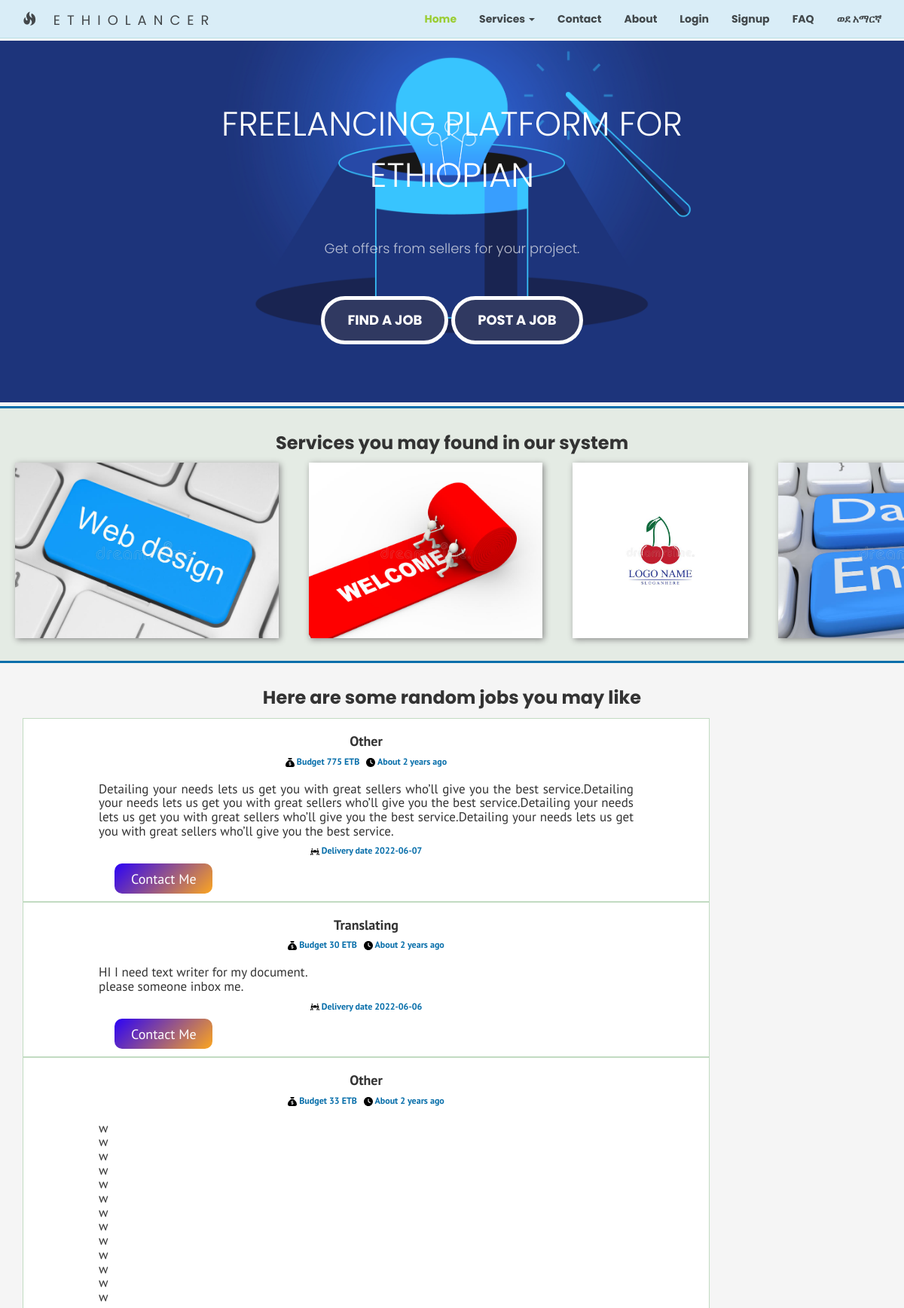
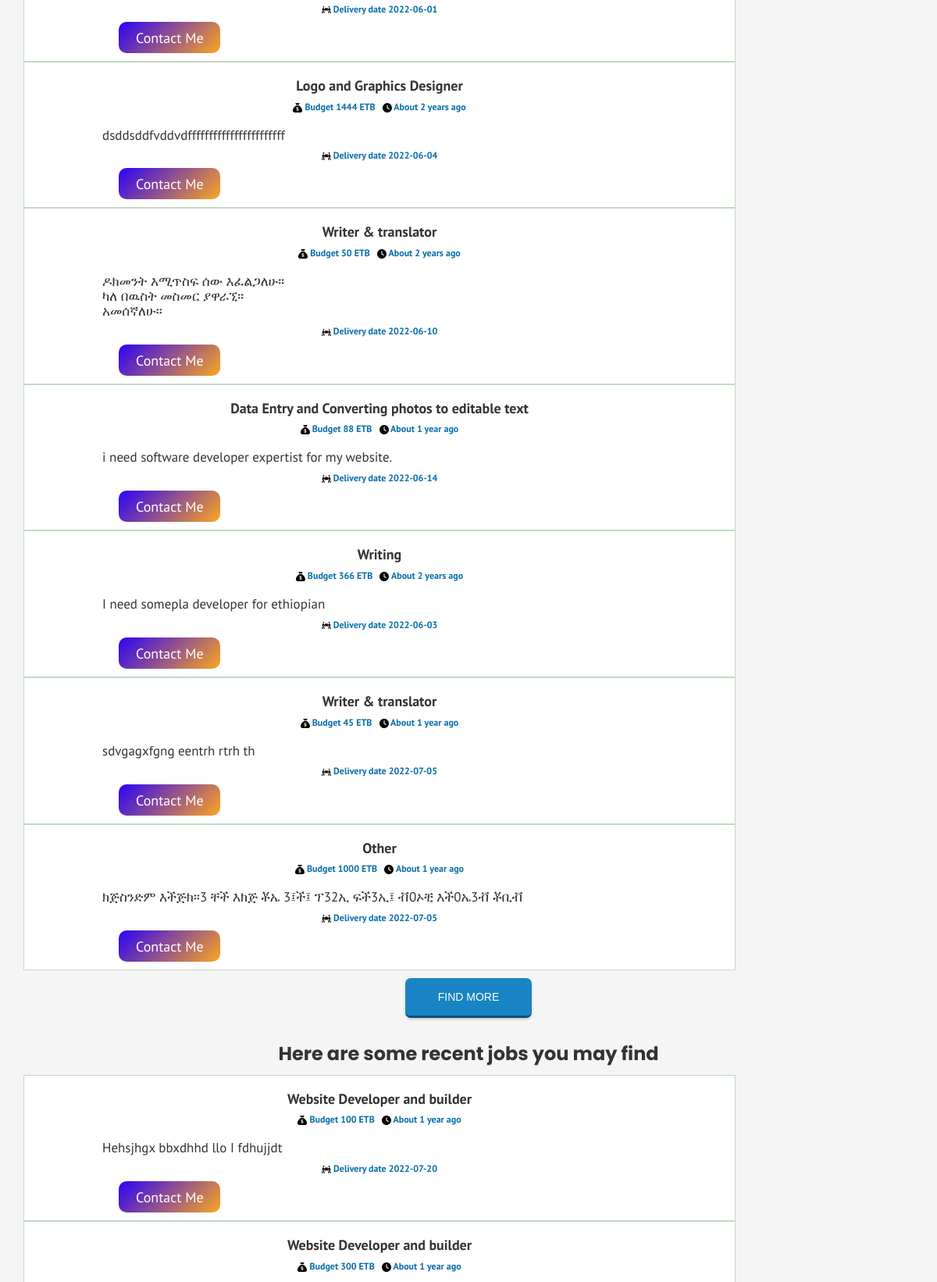
/Homepage/index.php (upper part), run on the app's committed database (2 pictures, top to bottom).
### tables this page shows
CREATE TABLE `jobs` (
  `jobID` int(11) NOT NULL,
  `jobPosterEmail` mediumtext NOT NULL,
  `jobDescription` longtext NOT NULL,
  `jobCategory` mediumtext NOT NULL,
  `jobDeadline` date NOT NULL,
  `jobBudget` int(11) NOT NULL,
  `timeAgo` int(11) NOT NULL,
  `jobShow` int(11) NOT NULL,
  `jobOwnerID` int(11) NOT NULL
);

### Homepage/index.php (the view, shortened to what this page needs)
<?php
include('../../Default pages/My Account/dbConfig.php');
 ?>
<!DOCTYPE html>
<html lang="en">
<head>
    <link href="../afterLogin/css/bootstrap.min.css" rel="stylesheet">
    <link rel="stylesheet" type="text/css" href="../afterLogin/css/afterLoginHomepage.css">
    <link href="../afterLogin/css/custom.css" rel="stylesheet">
    <link rel="stylesheet" type="text/css" href="../afterLogin/css/ImageSlider.css">
</head>
<body>
    <nav id="siteNav" class="navbar navbar-default navbar-fixed-top" role="navigation">
        <div class="container">
            <div class="navbar-header">
                <a class="navbar-brand" href="index.php">
                    <span class="glyphicon glyphicon-fire"></span>
                    ETHIOLANCER
                </a>
            </div>
            <div class="collapse navbar-collapse" id="navbar">
                <ul  class="nav navbar-nav navbar-right">
                    <li class="active">
                        <a href="Ethiolance">Home</a>
                    </li>
                    <li>
                        <a href="Services.php" class="dropdown-toggle" data-toggle="dropdown" role="button" aria-haspopup="true" aria-expanded="false">Services <span class="caret"></span></a>
                    </li>
                    <li >
                        <a href="Contact-us">Contact</a>
                    </li>
                    <li >
                        <a href="About-us">About</a>
                    </li>
                    <li>
                        <a href="../../Default pages/Login and Signup Form with Email Verification - PHP/login-user.php">Login</a>
                    </li>
                    <li>
                        <a href="../../Default pages/Login and Signup Form with Email Verification - PHP/signup-user.php">Signup</a>
                    </li>
                    <li>
                        <a href="Frequently-asked-questions">FAQ</a>
                    </li>
                    <li><a href="../../Default pagesAM/Homepage/index.php">ወደ አማርኛ</a></li>
                </ul>
            </div>
        </div>
    </nav>
    <header>
        <div class="header-content">
            <div class="header-content-inner">
                <p style="font-size: 45px; color:white;">FREELANCING PLATFORM FOR ETHIOPIAN</p>
                <p>Get offers from sellers for your project.</p>
                <a href="../afterLogin/RecentJobs.php" class="btn btn-primary btn-lg">FIND A JOB</a>
                <a href="../afterLogin/jobRequest.php" class="btn btn-primary btn-lg">POST A JOB</a>
            </div>
        </div>
    </header>
    <div class="wrapperHulieSira">
        <h3 class="JobListsHompageText">Services you may found in our system</h3>
        <div class="photobannerHulieSira">
            <img src="../afterLogin/images/1.jpg" alt="" />
            <img src="../afterLogin/images/2.jpg" alt="" />
            <img src="../afterLogin/images/3.jpg" alt="" />
            <img src="../afterLogin/images/4.jpg" alt="" />
        </div>
    </div>
<div>
    <h3 class="JobListsHompageText">Here are some random jobs you may like</h3>
</div>
    <div class="container ">
     <div class="jobsNewPanel ">
     <?php
             $jobShow=0;
             $sql = "SELECT * FROM jobs where jobShow ='$jobShow' order by rand() limit 9";
             $result = mysqli_query($con, $sql);
             if (mysqli_num_rows($result)>0) {
               while($row = mysqli_fetch_assoc($result)) {
                         ?>
    <div class="jobsNewSummary ">
            <table width="100%">
              <tr  style="vertical-align: top;">
                <td >
                <div class="itemUpper">
                    <h3 class="CategoryOfJobs"><?php echo $row['jobCategory']; ?></h4>
                    <h5 class="priceAndTime"> <img style="color:red;width: 12px; height: 12px;" src="images/sack-dollar-solid.svg" alt=""/> <?php echo "Budget ".$row['jobBudget']." ETB "?>  &nbsp;</em>
                        <span>
                            <img style="color:red;width: 12px; height: 12 px;" src="images/clock-solid.svg" alt="">
                            <?php echo get_time_ago($row["timeAgo"]); ?>
                       </span>
                    </h5>
                    <h2 class="h2Find"><?php echo nl2br($row['jobDescription']); ?></h2>
                    <h5 class="priceAndTime"><img style="color:red;width: 12px; height: 12 px;" src="images/people-carry-box-solid.svg" alt=""> <?php echo "Delivery date ".$row['jobDeadline']; ?> </h5>
                </div>
                </td>
                </tr>
                  <tr  style="vertical-align: top;">
                    <td>
                        <div class="buttonDiv">
                            <?php
                              echo '<a class="custom-btn buttonContactHomepage" target="_blank" href="..\..\Default pages\chatting\chatBot.php?ea0662459db42c7104766103f0d6b675='.$row["jobOwnerID"].'">'."Contact Me".'</a>';
                             ?>
                       </div>
                    </td>
                  </tr>
            </table>
        </div>
        <?php
            }
         }
        ?>
        </div>
        </div>
                        <div class="findMoreJobs">
                          <a class="findMoreJobsLink" href="../../Default pages/afterLogin/RandomJobs.php">Find more</a>
                        </div>
<div>
    <h3 class="JobListsHompageText">Here are some recent jobs you may find</h3>
</div>
    <div class="container ">
     <div class="jobsNewPanel ">
     <?php
             $jobShow=0;
             $sql = "SELECT * FROM jobs where jobShow ='$jobShow' ORDER BY timeAgo desc limit 9";
             $result = mysqli_query($con, $sql);
             if (mysqli_num_rows($result)>0) {
               while($row = mysqli_fetch_assoc($result)) {
                         ?>
    <div class="jobsNewSummary ">
            <table width="100%">
              <tr  style="vertical-align: top;">
                <td >
                <div class="itemUpper">
                    <h3 class="CategoryOfJobs"><?php echo $row['jobCategory']; ?></h4>
                    <h5 class="priceAndTime"> <img style="color:red;width: 12px; height: 12px;" src="images/sack-dollar-solid.svg" alt=""/> <?php echo "Budget ".$row['jobBudget']." ETB "?>  &nbsp;</em>
                        <span>
                            <img style="color:red;width: 12px; height: 12 px;" src="images/clock-solid.svg" alt="">
                            <?php echo get_time_ago($row["timeAgo"]); ?>
                       </span>
                    </h5>
                    <h2 class="h2Find"><?php echo nl2br($row['jobDescription']); ?></h2>
                    <h5 class="priceAndTime"><img style="color:red;width: 12px; height: 12 px;" src="images/people-carry-box-solid.svg" alt=""> <?php echo "Delivery date ".$row['jobDeadline']; ?> </h5>
                </div>
                </td>
                </tr>
                  <tr  style="vertical-align: top;">
                    <td>
                        <div class="buttonDiv">
                            <?php
                              echo '<a class="custom-btn buttonContactHomepage"  href="..\..\Default pages\chatting\chatBot.php?ea0662459db42c7104766103f0d6b675='.$row["jobOwnerID"].'">'."Contact Me".'</a>';
                             ?>
                       </div>
                    </td>
                  </tr>
            </table>
        </div>
        <?php
            }
         }
        ?>
                        </div>
    </div>
<link rel="stylesheet" type="text/css" href="../../Default pages/imported/loader.css">
    <link rel="stylesheet" type="text/css" href="../../Default pages/imported/footer.css">
</body>
</html>
<?php
 function get_time_ago( $time )
{
    $time_difference = time() - $time;
    $condition = array( 12 * 30 * 24 * 60 * 60 =>  'year',
                        30 * 24 * 60 * 60       =>  'month',
                        24 * 60 * 60            =>  'day',
                        60 * 60                 =>  'hour',
                        60                      =>  'minute',
                        1                       =>  'second'
            );
    foreach( $condition as $secs => $str )
    {
        $d = $time_difference / $secs;
        if( $d >= 1 )
        {
            $t = round( $d );
         return 'About ' . $t . ' ' . $str . ( $t > 1 ? 's' : '' ) . ' ago';        }
    }
}
?>

### afterLogin/css/afterLoginHomepage.css (style rules this page uses)
body { background-color: #f5f5f5; scroll-behavior: smooth; }
.wrapperHulieSira { width: 100%; overflow: hidden; justify-content: center; text-align: center; background-color: rgb(228 235 228); border-top: 3px solid #076eaa; border-bottom: 3px solid #076eaa; margin-top: 5px; }
.photobannerHulieSira { position: relative; height: 233px; margin-bottom: 30px; display: flex; width: 100%; }
.photobannerHulieSira img { margin: 0px 20px; box-shadow: 2px 2px 8px #8a8a8a; }
.photobannerHulieSira { animation: bannerMoveHulieSira 50s linear infinite alternate-reverse; }
.jobsNewSummary { width:80%; background-color: #fff; padding: 0px 100px 10px 100px; height: auto; border: 1px solid rgb(194 219 194); border-radius: 1px thin; font-family: 'PT Sans', sans-serif; }
.itemUpper { width: 100%; }
.buttonDiv { text-align: center; justify-content: center; }
.custom-btn { justify-content: center; transition: 1s; background: linear-gradient(315deg, #fca61f 0%, #2b02f7 100%); font-size: large; display: block; color: white; outline: none; border: none; border-radius: 10px; padding: 10px 20px 10px 20px; margin-left: 3%; width: fit-content; }
.buttonContactHomepage { width: 130px; height: 40px; transition: 1s; line-height: 42px; text-decoration: none; padding: 0; border: none; }
.priceAndTime { font-weight: bold; font-size: 12px; text-align: center; color: #076eaa; }
.h2Find { font-size: 17px; display: block; text-align: justify; text-justify: inter-word; }
.CategoryOfJobs { text-align: center; font-size: 18px; font-weight: 700; }
.JobListsHompageText { text-align: center; font-weight: bold; font-size: 27; padding: 3px; margin-top: 30px; }
div.findMoreJobs { text-align: center; margin: 10px auto 0; }
.findMoreJobsLink { display: inline-block; background-color: #1984c3; color: #fff; font-size: 1em; font-family: sans-serif; padding: 1em 3em; text-decoration: none; text-transform: uppercase; border-radius: 0.5em; border-bottom: 0.25em solid #0f5177; -moz-transition: 0.5s; -webkit-transition:0.5s; transition: 0.5s; box-shadow: 0 2px 3px #ccc; position: relative; }

### imported/footer.css (style rules this page uses)
body { font-family: "Poppins", sans-serif; }

### data on the page
jobs: jobCategory "Other", jobBudget "775", timeAgo "About 2 years ago", jobDescription "Detailing your needs lets us get you with great sellers who’ll give you the best service.Detailing your needs lets us get you with great sellers who’ll give you the best service.Detailing your needs lets us get you with great sellers who’ll give you the best service.Detailing your needs lets us get you with great sellers who’ll give you the best service.", jobDeadline "2022-06-07"
jobs: jobCategory "Translating", jobBudget "30", timeAgo "About 2 years ago", jobDescription "HI I need text writer for my document. please someone inbox me.", jobDeadline "2022-06-06"
jobs: jobCategory "Other", jobBudget "33", timeAgo "About 2 years ago", jobDescription "w w w w w w w w w w w w w", jobDeadline "2022-06-01"
jobs: jobCategory "Logo and Graphics Designer", jobBudget "1444", timeAgo "About 2 years ago", jobDescription "dsddsddfvddvdfffffffffffffffffffffff", jobDeadline "2022-06-04"
jobs: jobCategory "Writer & translator", jobBudget "50", timeAgo "About 2 years ago", jobDescription "ዶክመንት እሚጥስፍ ሰው እፈልጋለሁ። ካለ በዉስት መስመር ያዋራኚ። አመሰኛለሁ።", jobDeadline "2022-06-10"
jobs: jobCategory "Data Entry and Converting photos to editable text", jobBudget "88", timeAgo "About 1 year ago", jobDescription "i need software developer expertist for my website.", jobDeadline "2022-06-14"
jobs: jobCategory "Writing", jobBudget "366", timeAgo "About 2 years ago", jobDescription "I need somepla developer for ethiopian", jobDeadline "2022-06-03"
jobs: jobCategory "Writer & translator", jobBudget "45", timeAgo "About 1 year ago", jobDescription "sdvgagxfgng eentrh rtrh th", jobDeadline "2022-07-05"
jobs: jobCategory "Other", jobBudget "1000", timeAgo "About 1 year ago", jobDescription "ክጅስንድም እችጅክ።3 ቸች እክጅ ቾኤ 3፤ች፤ ፕ32ኢ ፍች3ኢ፤ ቭ0ኦቺ እች0ኤ3ቭ ቾቢቭ", jobDeadline "2022-07-05"
jobs: jobCategory "Website Developer and builder", jobBudget "100", timeAgo "About 1 year ago", jobDescription "Hehsjhgx bbxdhhd llo I fdhujjdt", jobDeadline "2022-07-20"
jobs: jobCategory "Website Developer and builder", jobBudget "300", timeAgo "About 1 year ago"
